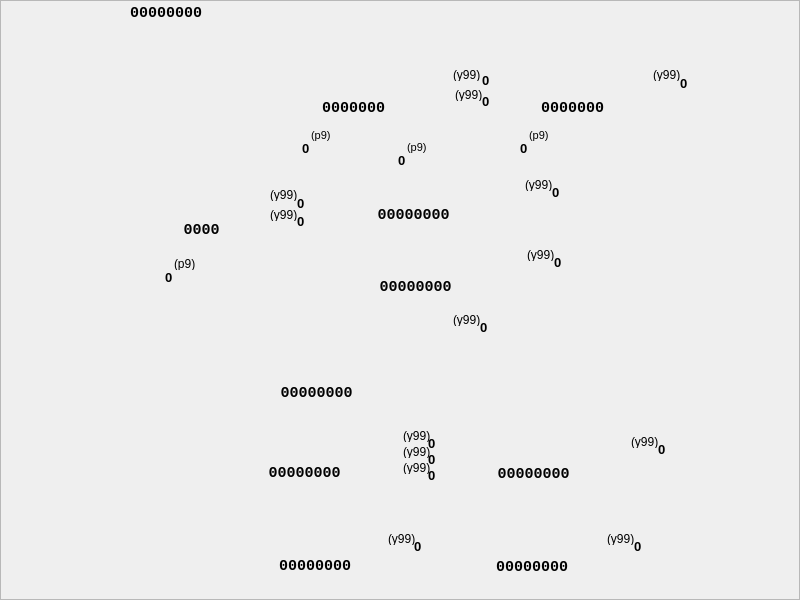
<?xml version="1.0" encoding="UTF-8"?>
<ui version="4.0">
 <class>CDcmcWay1Widget</class>
 <widget class="QWidget" name="CDcmcWay1Widget">
  <property name="geometry">
   <rect>
    <x>0</x>
    <y>0</y>
    <width>800</width>
    <height>600</height>
   </rect>
  </property>
  <property name="sizePolicy">
   <sizepolicy hsizetype="Fixed" vsizetype="Fixed">
    <horstretch>0</horstretch>
    <verstretch>0</verstretch>
   </sizepolicy>
  </property>
  <property name="minimumSize">
   <size>
    <width>800</width>
    <height>600</height>
   </size>
  </property>
  <property name="maximumSize">
   <size>
    <width>800</width>
    <height>600</height>
   </size>
  </property>
  <property name="windowTitle">
   <string notr="true">Form</string>
  </property>
  <property name="whatsThis">
   <string notr="true"/>
  </property>
  <property name="styleSheet">
   <string notr="true">QFrame{border-image: url(:/mul/dcmc/first.png);}</string>
  </property>
  <widget class="QFrame" name="frame">
   <property name="geometry">
    <rect>
     <x>0</x>
     <y>0</y>
     <width>800</width>
     <height>600</height>
    </rect>
   </property>
   <property name="frameShape">
    <enum>QFrame::StyledPanel</enum>
   </property>
   <property name="frameShadow">
    <enum>QFrame::Raised</enum>
   </property>
   <widget class="QLabel" name="mRg1WrVal">
    <property name="geometry">
     <rect>
      <x>482</x>
      <y>72</y>
      <width>21</width>
      <height>16</height>
     </rect>
    </property>
    <property name="font">
     <font>
      <pointsize>10</pointsize>
      <weight>75</weight>
      <bold>true</bold>
     </font>
    </property>
    <property name="styleSheet">
     <string notr="true">border-image:none;</string>
    </property>
    <property name="text">
     <string notr="true">0</string>
    </property>
   </widget>
   <widget class="QLabel" name="mBd1OutVal">
    <property name="geometry">
     <rect>
      <x>414</x>
      <y>538</y>
      <width>21</width>
      <height>16</height>
     </rect>
    </property>
    <property name="font">
     <font>
      <pointsize>10</pointsize>
      <weight>75</weight>
      <bold>true</bold>
     </font>
    </property>
    <property name="styleSheet">
     <string notr="true">border-image:none;</string>
    </property>
    <property name="text">
     <string notr="true">0</string>
    </property>
   </widget>
   <widget class="QLabel" name="mRg2Val">
    <property name="geometry">
     <rect>
      <x>517</x>
      <y>98</y>
      <width>111</width>
      <height>20</height>
     </rect>
    </property>
    <property name="font">
     <font>
      <family>Courier New</family>
      <pointsize>11</pointsize>
      <weight>75</weight>
      <bold>true</bold>
     </font>
    </property>
    <property name="styleSheet">
     <string notr="true">border-image:none;</string>
    </property>
    <property name="text">
     <string notr="true">0000000</string>
    </property>
    <property name="alignment">
     <set>Qt::AlignCenter</set>
    </property>
   </widget>
   <widget class="QLabel" name="mCt1IncVal">
    <property name="geometry">
     <rect>
      <x>297</x>
      <y>213</y>
      <width>21</width>
      <height>16</height>
     </rect>
    </property>
    <property name="font">
     <font>
      <pointsize>10</pointsize>
      <weight>75</weight>
      <bold>true</bold>
     </font>
    </property>
    <property name="styleSheet">
     <string notr="true">border-image:none;</string>
    </property>
    <property name="text">
     <string notr="true">0</string>
    </property>
   </widget>
   <widget class="QLabel" name="mRg1WrHint">
    <property name="geometry">
     <rect>
      <x>453</x>
      <y>68</y>
      <width>46</width>
      <height>13</height>
     </rect>
    </property>
    <property name="styleSheet">
     <string notr="true">border-image:none;</string>
    </property>
    <property name="text">
     <string notr="true">(y99)</string>
    </property>
   </widget>
   <widget class="QLabel" name="mRg3RstVal">
    <property name="geometry">
     <rect>
      <x>428</x>
      <y>435</y>
      <width>21</width>
      <height>16</height>
     </rect>
    </property>
    <property name="font">
     <font>
      <pointsize>10</pointsize>
      <weight>75</weight>
      <bold>true</bold>
     </font>
    </property>
    <property name="styleSheet">
     <string notr="true">border-image:none;</string>
    </property>
    <property name="text">
     <string notr="true">0</string>
    </property>
   </widget>
   <widget class="QLabel" name="mMs1SelHint">
    <property name="geometry">
     <rect>
      <x>525</x>
      <y>178</y>
      <width>40</width>
      <height>13</height>
     </rect>
    </property>
    <property name="styleSheet">
     <string notr="true">border-image:none;</string>
    </property>
    <property name="text">
     <string notr="true">(y99)</string>
    </property>
   </widget>
   <widget class="QLabel" name="mCt1Out3Hint">
    <property name="geometry">
     <rect>
      <x>174</x>
      <y>257</y>
      <width>46</width>
      <height>13</height>
     </rect>
    </property>
    <property name="styleSheet">
     <string notr="true">border-image:none;</string>
    </property>
    <property name="text">
     <string notr="true">(p9)</string>
    </property>
   </widget>
   <widget class="QLabel" name="mBd1OutHint">
    <property name="geometry">
     <rect>
      <x>388</x>
      <y>532</y>
      <width>40</width>
      <height>13</height>
     </rect>
    </property>
    <property name="styleSheet">
     <string notr="true">border-image:none;</string>
    </property>
    <property name="text">
     <string notr="true">(y99)</string>
    </property>
   </widget>
   <widget class="QLabel" name="mSm1OutVal">
    <property name="geometry">
     <rect>
      <x>236</x>
      <y>383</y>
      <width>161</width>
      <height>20</height>
     </rect>
    </property>
    <property name="font">
     <font>
      <family>Courier New</family>
      <pointsize>11</pointsize>
      <weight>75</weight>
      <bold>true</bold>
     </font>
    </property>
    <property name="styleSheet">
     <string notr="true">border-image:none;</string>
    </property>
    <property name="text">
     <string notr="true">00000000</string>
    </property>
    <property name="alignment">
     <set>Qt::AlignCenter</set>
    </property>
   </widget>
   <widget class="QLabel" name="mRg2WrHint">
    <property name="geometry">
     <rect>
      <x>653</x>
      <y>68</y>
      <width>46</width>
      <height>13</height>
     </rect>
    </property>
    <property name="styleSheet">
     <string notr="true">border-image:none;</string>
    </property>
    <property name="text">
     <string notr="true">(y99)</string>
    </property>
   </widget>
   <widget class="QLabel" name="mRg3WrHint">
    <property name="geometry">
     <rect>
      <x>403</x>
      <y>445</y>
      <width>46</width>
      <height>13</height>
     </rect>
    </property>
    <property name="styleSheet">
     <string notr="true">border-image:none;</string>
    </property>
    <property name="text">
     <string notr="true">(y99)</string>
    </property>
   </widget>
   <widget class="QLabel" name="mRg2WrVal">
    <property name="geometry">
     <rect>
      <x>680</x>
      <y>75</y>
      <width>21</width>
      <height>16</height>
     </rect>
    </property>
    <property name="font">
     <font>
      <pointsize>10</pointsize>
      <weight>75</weight>
      <bold>true</bold>
     </font>
    </property>
    <property name="styleSheet">
     <string notr="true">border-image:none;</string>
    </property>
    <property name="text">
     <string notr="true">0</string>
    </property>
   </widget>
   <widget class="QLabel" name="mRg1ShrHint">
    <property name="geometry">
     <rect>
      <x>455</x>
      <y>88</y>
      <width>46</width>
      <height>13</height>
     </rect>
    </property>
    <property name="styleSheet">
     <string notr="true">border-image:none;</string>
    </property>
    <property name="text">
     <string notr="true">(y99)</string>
    </property>
   </widget>
   <widget class="QLabel" name="mRg3WrVal">
    <property name="geometry">
     <rect>
      <x>428</x>
      <y>451</y>
      <width>21</width>
      <height>16</height>
     </rect>
    </property>
    <property name="font">
     <font>
      <pointsize>10</pointsize>
      <weight>75</weight>
      <bold>true</bold>
     </font>
    </property>
    <property name="styleSheet">
     <string notr="true">border-image:none;</string>
    </property>
    <property name="text">
     <string notr="true">0</string>
    </property>
   </widget>
   <widget class="QLabel" name="mDVal">
    <property name="geometry">
     <rect>
      <x>130</x>
      <y>5</y>
      <width>101</width>
      <height>16</height>
     </rect>
    </property>
    <property name="font">
     <font>
      <family>Courier New</family>
      <pointsize>11</pointsize>
      <weight>75</weight>
      <bold>true</bold>
     </font>
    </property>
    <property name="styleSheet">
     <string notr="true">border-image:none;</string>
    </property>
    <property name="text">
     <string notr="true">00000000</string>
    </property>
   </widget>
   <widget class="QLabel" name="mMs1SelVal">
    <property name="geometry">
     <rect>
      <x>552</x>
      <y>184</y>
      <width>21</width>
      <height>16</height>
     </rect>
    </property>
    <property name="font">
     <font>
      <pointsize>10</pointsize>
      <weight>75</weight>
      <bold>true</bold>
     </font>
    </property>
    <property name="styleSheet">
     <string notr="true">border-image:none;</string>
    </property>
    <property name="text">
     <string notr="true">0</string>
    </property>
   </widget>
   <widget class="QLabel" name="mRg3RstHint">
    <property name="geometry">
     <rect>
      <x>403</x>
      <y>429</y>
      <width>46</width>
      <height>13</height>
     </rect>
    </property>
    <property name="styleSheet">
     <string notr="true">border-image:none;</string>
    </property>
    <property name="text">
     <string notr="true">(y99)</string>
    </property>
   </widget>
   <widget class="QLabel" name="mBd2OutHint">
    <property name="geometry">
     <rect>
      <x>607</x>
      <y>532</y>
      <width>46</width>
      <height>13</height>
     </rect>
    </property>
    <property name="styleSheet">
     <string notr="true">border-image:none;</string>
    </property>
    <property name="text">
     <string notr="true">(y99)</string>
    </property>
   </widget>
   <widget class="QLabel" name="mBd2Val">
    <property name="geometry">
     <rect>
      <x>487</x>
      <y>559</y>
      <width>90</width>
      <height>16</height>
     </rect>
    </property>
    <property name="font">
     <font>
      <family>Courier New</family>
      <pointsize>11</pointsize>
      <weight>75</weight>
      <bold>true</bold>
     </font>
    </property>
    <property name="styleSheet">
     <string notr="true">border-image:none;</string>
    </property>
    <property name="text">
     <string notr="true">00000000</string>
    </property>
    <property name="alignment">
     <set>Qt::AlignCenter</set>
    </property>
   </widget>
   <widget class="QLabel" name="mCt1Out3Val">
    <property name="geometry">
     <rect>
      <x>165</x>
      <y>269</y>
      <width>21</width>
      <height>16</height>
     </rect>
    </property>
    <property name="font">
     <font>
      <pointsize>10</pointsize>
      <weight>75</weight>
      <bold>true</bold>
     </font>
    </property>
    <property name="styleSheet">
     <string notr="true">border-image:none;</string>
    </property>
    <property name="text">
     <string notr="true">0</string>
    </property>
   </widget>
   <widget class="QLabel" name="mCt1WrHint">
    <property name="geometry">
     <rect>
      <x>270</x>
      <y>188</y>
      <width>46</width>
      <height>13</height>
     </rect>
    </property>
    <property name="styleSheet">
     <string notr="true">border-image:none;</string>
    </property>
    <property name="text">
     <string notr="true">(y99)</string>
    </property>
   </widget>
   <widget class="QLabel" name="mCt1Val">
    <property name="geometry">
     <rect>
      <x>156</x>
      <y>220</y>
      <width>91</width>
      <height>20</height>
     </rect>
    </property>
    <property name="font">
     <font>
      <family>Courier New</family>
      <pointsize>11</pointsize>
      <weight>75</weight>
      <bold>true</bold>
     </font>
    </property>
    <property name="styleSheet">
     <string notr="true">border-image:none;</string>
    </property>
    <property name="text">
     <string notr="true">0000</string>
    </property>
    <property name="alignment">
     <set>Qt::AlignCenter</set>
    </property>
   </widget>
   <widget class="QLabel" name="mRg1ShrVal">
    <property name="geometry">
     <rect>
      <x>482</x>
      <y>93</y>
      <width>21</width>
      <height>16</height>
     </rect>
    </property>
    <property name="font">
     <font>
      <pointsize>10</pointsize>
      <weight>75</weight>
      <bold>true</bold>
     </font>
    </property>
    <property name="styleSheet">
     <string notr="true">border-image:none;</string>
    </property>
    <property name="text">
     <string notr="true">0</string>
    </property>
   </widget>
   <widget class="QLabel" name="mRg1Out0Hint">
    <property name="geometry">
     <rect>
      <x>407</x>
      <y>141</y>
      <width>46</width>
      <height>13</height>
     </rect>
    </property>
    <property name="font">
     <font>
      <pointsize>8</pointsize>
     </font>
    </property>
    <property name="styleSheet">
     <string notr="true">border-image:none;</string>
    </property>
    <property name="text">
     <string notr="true">(p9)</string>
    </property>
   </widget>
   <widget class="QLabel" name="mRg1Out0Val">
    <property name="geometry">
     <rect>
      <x>398</x>
      <y>152</y>
      <width>21</width>
      <height>16</height>
     </rect>
    </property>
    <property name="font">
     <font>
      <pointsize>10</pointsize>
      <weight>75</weight>
      <bold>true</bold>
     </font>
    </property>
    <property name="styleSheet">
     <string notr="true">border-image:none;</string>
    </property>
    <property name="text">
     <string notr="true">0</string>
    </property>
   </widget>
   <widget class="QLabel" name="mBd1Val">
    <property name="geometry">
     <rect>
      <x>270</x>
      <y>558</y>
      <width>90</width>
      <height>16</height>
     </rect>
    </property>
    <property name="font">
     <font>
      <family>Courier New</family>
      <pointsize>11</pointsize>
      <weight>75</weight>
      <bold>true</bold>
     </font>
    </property>
    <property name="styleSheet">
     <string notr="true">border-image:none;</string>
    </property>
    <property name="text">
     <string notr="true">00000000</string>
    </property>
    <property name="alignment">
     <set>Qt::AlignCenter</set>
    </property>
   </widget>
   <widget class="QLabel" name="mRg3Val">
    <property name="geometry">
     <rect>
      <x>244</x>
      <y>463</y>
      <width>121</width>
      <height>20</height>
     </rect>
    </property>
    <property name="font">
     <font>
      <family>Courier New</family>
      <pointsize>11</pointsize>
      <weight>75</weight>
      <bold>true</bold>
     </font>
    </property>
    <property name="styleSheet">
     <string notr="true">border-image:none;</string>
    </property>
    <property name="text">
     <string notr="true">00000000</string>
    </property>
    <property name="alignment">
     <set>Qt::AlignCenter</set>
    </property>
   </widget>
   <widget class="QLabel" name="mCt1WrVal">
    <property name="geometry">
     <rect>
      <x>297</x>
      <y>195</y>
      <width>21</width>
      <height>16</height>
     </rect>
    </property>
    <property name="font">
     <font>
      <pointsize>10</pointsize>
      <weight>75</weight>
      <bold>true</bold>
     </font>
    </property>
    <property name="styleSheet">
     <string notr="true">border-image:none;</string>
    </property>
    <property name="text">
     <string notr="true">0</string>
    </property>
   </widget>
   <widget class="QLabel" name="mCt1IncHint">
    <property name="geometry">
     <rect>
      <x>270</x>
      <y>208</y>
      <width>46</width>
      <height>13</height>
     </rect>
    </property>
    <property name="styleSheet">
     <string notr="true">border-image:none;</string>
    </property>
    <property name="text">
     <string notr="true">(y99)</string>
    </property>
   </widget>
   <widget class="QLabel" name="mRg1Val">
    <property name="geometry">
     <rect>
      <x>293</x>
      <y>98</y>
      <width>121</width>
      <height>20</height>
     </rect>
    </property>
    <property name="font">
     <font>
      <family>Courier New</family>
      <pointsize>11</pointsize>
      <weight>75</weight>
      <bold>true</bold>
     </font>
    </property>
    <property name="styleSheet">
     <string notr="true">border-image:none;</string>
    </property>
    <property name="text">
     <string notr="true">0000000</string>
    </property>
    <property name="alignment">
     <set>Qt::AlignCenter</set>
    </property>
   </widget>
   <widget class="QLabel" name="mBd2OutVal">
    <property name="geometry">
     <rect>
      <x>634</x>
      <y>538</y>
      <width>21</width>
      <height>16</height>
     </rect>
    </property>
    <property name="font">
     <font>
      <pointsize>10</pointsize>
      <weight>75</weight>
      <bold>true</bold>
     </font>
    </property>
    <property name="styleSheet">
     <string notr="true">border-image:none;</string>
    </property>
    <property name="text">
     <string notr="true">0</string>
    </property>
   </widget>
   <widget class="QLabel" name="mXor1Val">
    <property name="geometry">
     <rect>
      <x>350</x>
      <y>277</y>
      <width>131</width>
      <height>20</height>
     </rect>
    </property>
    <property name="font">
     <font>
      <family>Courier New</family>
      <pointsize>11</pointsize>
      <weight>75</weight>
      <bold>true</bold>
     </font>
    </property>
    <property name="styleSheet">
     <string notr="true">border-image:none;</string>
    </property>
    <property name="text">
     <string notr="true">00000000</string>
    </property>
    <property name="alignment">
     <set>Qt::AlignCenter</set>
    </property>
   </widget>
   <widget class="QLabel" name="mMs1NotVal">
    <property name="geometry">
     <rect>
      <x>554</x>
      <y>254</y>
      <width>21</width>
      <height>16</height>
     </rect>
    </property>
    <property name="font">
     <font>
      <pointsize>10</pointsize>
      <weight>75</weight>
      <bold>true</bold>
     </font>
    </property>
    <property name="styleSheet">
     <string notr="true">border-image:none;</string>
    </property>
    <property name="text">
     <string notr="true">0</string>
    </property>
   </widget>
   <widget class="QLabel" name="mMs1NotHint">
    <property name="geometry">
     <rect>
      <x>527</x>
      <y>248</y>
      <width>40</width>
      <height>13</height>
     </rect>
    </property>
    <property name="styleSheet">
     <string notr="true">border-image:none;</string>
    </property>
    <property name="text">
     <string notr="true">(y99)</string>
    </property>
   </widget>
   <widget class="QLabel" name="mRg3ShrVal">
    <property name="geometry">
     <rect>
      <x>428</x>
      <y>467</y>
      <width>21</width>
      <height>16</height>
     </rect>
    </property>
    <property name="font">
     <font>
      <pointsize>10</pointsize>
      <weight>75</weight>
      <bold>true</bold>
     </font>
    </property>
    <property name="styleSheet">
     <string notr="true">border-image:none;</string>
    </property>
    <property name="text">
     <string notr="true">0</string>
    </property>
   </widget>
   <widget class="QLabel" name="mRg3ShrHint">
    <property name="geometry">
     <rect>
      <x>403</x>
      <y>461</y>
      <width>46</width>
      <height>13</height>
     </rect>
    </property>
    <property name="styleSheet">
     <string notr="true">border-image:none;</string>
    </property>
    <property name="text">
     <string notr="true">(y99)</string>
    </property>
   </widget>
   <widget class="QLabel" name="mRg4Val">
    <property name="geometry">
     <rect>
      <x>473</x>
      <y>464</y>
      <width>121</width>
      <height>20</height>
     </rect>
    </property>
    <property name="font">
     <font>
      <family>Courier New</family>
      <pointsize>11</pointsize>
      <weight>75</weight>
      <bold>true</bold>
     </font>
    </property>
    <property name="styleSheet">
     <string notr="true">border-image:none;</string>
    </property>
    <property name="text">
     <string notr="true">00000000</string>
    </property>
    <property name="alignment">
     <set>Qt::AlignCenter</set>
    </property>
   </widget>
   <widget class="QLabel" name="mRg4ShrVal">
    <property name="geometry">
     <rect>
      <x>658</x>
      <y>441</y>
      <width>21</width>
      <height>16</height>
     </rect>
    </property>
    <property name="font">
     <font>
      <pointsize>10</pointsize>
      <weight>75</weight>
      <bold>true</bold>
     </font>
    </property>
    <property name="styleSheet">
     <string notr="true">border-image:none;</string>
    </property>
    <property name="text">
     <string notr="true">0</string>
    </property>
   </widget>
   <widget class="QLabel" name="mRg4ShrHint">
    <property name="geometry">
     <rect>
      <x>631</x>
      <y>435</y>
      <width>46</width>
      <height>13</height>
     </rect>
    </property>
    <property name="styleSheet">
     <string notr="true">border-image:none;</string>
    </property>
    <property name="text">
     <string notr="true">(y99)</string>
    </property>
   </widget>
   <widget class="QLabel" name="mSm1CHint">
    <property name="geometry">
     <rect>
      <x>453</x>
      <y>313</y>
      <width>46</width>
      <height>13</height>
     </rect>
    </property>
    <property name="styleSheet">
     <string notr="true">border-image:none;</string>
    </property>
    <property name="text">
     <string notr="true">(y99)</string>
    </property>
   </widget>
   <widget class="QLabel" name="mSm1CVal">
    <property name="geometry">
     <rect>
      <x>480</x>
      <y>319</y>
      <width>21</width>
      <height>16</height>
     </rect>
    </property>
    <property name="font">
     <font>
      <pointsize>10</pointsize>
      <weight>75</weight>
      <bold>true</bold>
     </font>
    </property>
    <property name="styleSheet">
     <string notr="true">border-image:none;</string>
    </property>
    <property name="text">
     <string notr="true">0</string>
    </property>
   </widget>
   <widget class="QLabel" name="mRg1Out7Hint">
    <property name="geometry">
     <rect>
      <x>311</x>
      <y>129</y>
      <width>46</width>
      <height>13</height>
     </rect>
    </property>
    <property name="font">
     <font>
      <pointsize>8</pointsize>
     </font>
    </property>
    <property name="styleSheet">
     <string notr="true">border-image:none;</string>
    </property>
    <property name="text">
     <string notr="true">(p9)</string>
    </property>
   </widget>
   <widget class="QLabel" name="mRg1Out7Val">
    <property name="geometry">
     <rect>
      <x>302</x>
      <y>140</y>
      <width>21</width>
      <height>16</height>
     </rect>
    </property>
    <property name="font">
     <font>
      <pointsize>10</pointsize>
      <weight>75</weight>
      <bold>true</bold>
     </font>
    </property>
    <property name="styleSheet">
     <string notr="true">border-image:none;</string>
    </property>
    <property name="text">
     <string notr="true">0</string>
    </property>
   </widget>
   <widget class="QLabel" name="mRg2Out7Hint">
    <property name="geometry">
     <rect>
      <x>529</x>
      <y>129</y>
      <width>46</width>
      <height>13</height>
     </rect>
    </property>
    <property name="font">
     <font>
      <pointsize>8</pointsize>
     </font>
    </property>
    <property name="styleSheet">
     <string notr="true">border-image:none;</string>
    </property>
    <property name="text">
     <string notr="true">(p9)</string>
    </property>
   </widget>
   <widget class="QLabel" name="mRg2Out7Val">
    <property name="geometry">
     <rect>
      <x>520</x>
      <y>140</y>
      <width>21</width>
      <height>16</height>
     </rect>
    </property>
    <property name="font">
     <font>
      <pointsize>10</pointsize>
      <weight>75</weight>
      <bold>true</bold>
     </font>
    </property>
    <property name="styleSheet">
     <string notr="true">border-image:none;</string>
    </property>
    <property name="text">
     <string notr="true">0</string>
    </property>
   </widget>
   <widget class="QLabel" name="mMs1Val">
    <property name="geometry">
     <rect>
      <x>348</x>
      <y>205</y>
      <width>131</width>
      <height>20</height>
     </rect>
    </property>
    <property name="font">
     <font>
      <family>Courier New</family>
      <pointsize>11</pointsize>
      <weight>75</weight>
      <bold>true</bold>
     </font>
    </property>
    <property name="styleSheet">
     <string notr="true">border-image:none;</string>
    </property>
    <property name="text">
     <string notr="true">00000000</string>
    </property>
    <property name="alignment">
     <set>Qt::AlignCenter</set>
    </property>
   </widget>
  </widget>
 </widget>
 <resources/>
 <connections/>
</ui>
